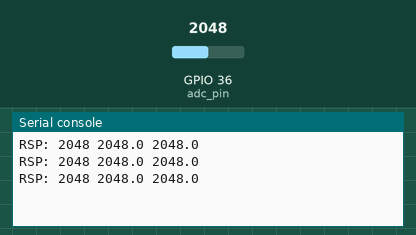
Recording of a program running on a simulated ESP32 board running MicroPython. Parts: the last lines printed to the serial console. The test bench sets the inputs (shaded band); at power-on: GPIO 36 (adc_pin) = 2048 (analog values on the 0–4095 scale).

Above: at 1.2 s.
1.3 s: GPIO 36 (adc_pin) set to 2866
At 1.73 s:
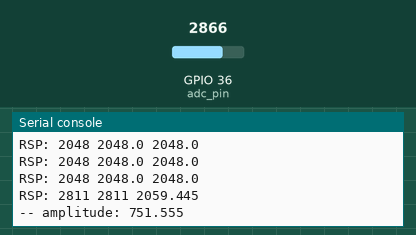
3.0 s: GPIO 36 (adc_pin) set to 3603
At 3.24 s:
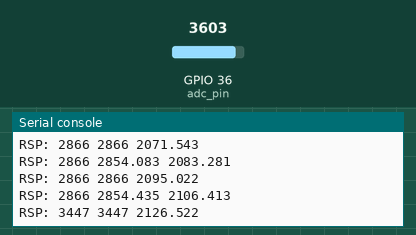
Timing chart, 0 to 6.0 s (numbered marks = the images above; inputs shaded):
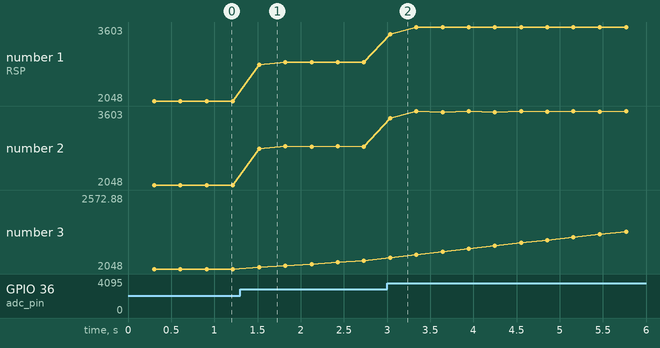

The program:

rsp.py
```python
from utime import ticks_ms, ticks_diff
from machine import Pin, ADC

# PIN
ADC_PIN = 36

SAMPLE_INTVAL = 300

# Same envelope and floor the detector uses, so what this prints is a
# preview of whether rsp_led.py will find anything
ENVELOPE_DECAY = 0.97
MIN_AMPLITUDE = 25


def setup():
    try:
        adc_pin = Pin(ADC_PIN)
        adc = ADC(adc_pin)
        adc.atten(ADC.ATTN_11DB)

        return adc

    except Exception as e:
        print("Setup error:", e)
        return None


def main():
    adc = setup()

    if adc is None:
        print("Failed...")
        return

    peak = trough = adc.read()

    last_sample = ticks_ms()
    was_weak = True
    acc = 0
    n_acc = 0

    try:
        while True:
            # average the whole window, as the detector does. A single read
            # is several times noisier and would misrepresent the signal.
            acc += adc.read()
            n_acc += 1

            if ticks_diff(ticks_ms(), last_sample) > SAMPLE_INTVAL:
                rsp = acc // n_acc
                acc = 0
                n_acc = 0
                last_sample = ticks_ms()

                if rsp > peak:
                    peak = rsp
                else:
                    mid = (peak + trough) / 2
                    peak = mid + (peak - mid) * ENVELOPE_DECAY

                if rsp < trough:
                    trough = rsp
                else:
                    mid = (peak + trough) / 2
                    trough = mid + (trough - mid) * ENVELOPE_DECAY

                # three series at the same scale: the signal with its
                # envelope drawn around it
                print("RSP:", rsp, peak, trough)

                weak = (peak - trough) < MIN_AMPLITUDE
                if weak != was_weak:
                    print("!!" if weak else "--", "amplitude:", peak - trough)
                    was_weak = weak

    except KeyboardInterrupt:
        pass

    finally:
        print("Stopped...")


if __name__ == "__main__":
    main()
```

Measured:
- after the input at 1.3 s, the serial console: prints a new line after 0.22 s (image 1)
- after the input at 3.0 s, the serial console: prints a new line at once (image 2)
- plotted number 1: 2048 → 2866 after the input at 1.3 s, 2866 → 3603 after the input at 3.0 s
- plotted number 2: 2048 → 2854.43 after the input at 1.3 s, 2854.43 → 3587.32 after the input at 3.0 s
- plotted number 3: 2048 → 2106.41 after the input at 1.3 s, 2106.41 → 2572.88 after the input at 3.0 s
